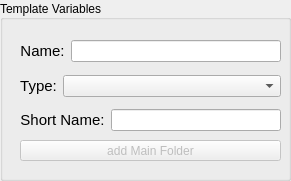
       <widget class="QGroupBox" name="templatevariables_groupBox">
        <property name="geometry">
         <rect>
          <x>10</x>
          <y>10</y>
          <width>291</width>
          <height>181</height>
         </rect>
        </property>
        <property name="title">
         <string>Template Variables</string>
        </property>
        <property name="alignment">
         <set>Qt::AlignJustify|Qt::AlignVCenter</set>
        </property>
        <widget class="QWidget" name="verticalLayoutWidget_2">
         <property name="geometry">
          <rect>
           <x>20</x>
           <y>40</y>
           <width>261</width>
           <height>98</height>
          </rect>
         </property>
         <layout class="QVBoxLayout" name="verticalLayout_2">
          <item>
           <layout class="QFormLayout" name="formLayout_4">
            <item row="0" column="0">
             <widget class="QLabel" name="templatename_label">
              <property name="font">
               <font>
                <pointsize>11</pointsize>
                <weight>50</weight>
                <bold>false</bold>
               </font>
              </property>
              <property name="text">
               <string>Name:</string>
              </property>
              <property name="alignment">
               <set>Qt::AlignCenter</set>
              </property>
             </widget>
            </item>
            <item row="0" column="1">
             <widget class="QLineEdit" name="newtemplate_name_lineinput"/>
            </item>
           </layout>
          </item>
          <item>
           <layout class="QFormLayout" name="formLayout_5">
            <item row="0" column="0">
             <widget class="QLabel" name="templatetype_label">
              <property name="font">
               <font>
                <pointsize>11</pointsize>
                <weight>50</weight>
                <bold>false</bold>
               </font>
              </property>
              <property name="text">
               <string>Type:</string>
              </property>
              <property name="alignment">
               <set>Qt::AlignCenter</set>
              </property>
             </widget>
            </item>
            <item row="0" column="1">
             <widget class="QComboBox" name="newtemplate_type_combo"/>
            </item>
           </layout>
          </item>
          <item>
           <layout class="QFormLayout" name="formLayout_6">
            <item row="0" column="0">
             <widget class="QLabel" name="templateshortname_label">
              <property name="font">
               <font>
                <pointsize>11</pointsize>
               </font>
              </property>
              <property name="text">
               <string>Short Name:</string>
              </property>
              <property name="alignment">
               <set>Qt::AlignCenter</set>
              </property>
             </widget>
            </item>
            <item row="0" column="1">
             <widget class="QLineEdit" name="newtemplate_shortname_lineinput"/>
            </item>
           </layout>
          </item>
         </layout>
        </widget>
        <widget class="QPushButton" name="add_mainfolder_button">
         <property name="enabled">
          <bool>false</bool>
         </property>
         <property name="geometry">
          <rect>
           <x>20</x>
           <y>140</y>
           <width>261</width>
           <height>21</height>
          </rect>
         </property>
         <property name="text">
          <string>add Main Folder</string>
         </property>
        </widget>
       </widget>
